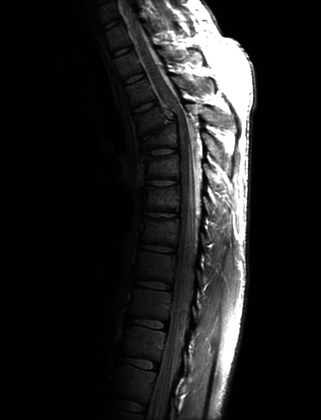
%> input picture Proj03-02/imagens/Fig0308(a)(fractured_spine).tif, 321 x 420 px, shrunk from 746 x 976 before the run
$ octave Proj03_1_b.m   (GNU Octave 9; MATLAB toolbox functions it lacks are replaced by stand-ins)
%> lines starting %> are read from the running program, lines starting %| are printed output that depends on the picture
% Zooming and Shrinking Images by bilinear.

clc;
clear all;
close all;

% Caminho do arquivo que deverá ser modificado
path = '/Users/wlisboa/Documents/Documentos VBox /Mestrado/PDI/Trabalhos/Proj03-01/imagens/Fig0308(a)(fractured_spine).tif';

I = imread(path);     % Imagem de entrada
%> I is the input picture: size 420x321 uint8; min 0, max 255, mean 32.6
%Extraindo o número de linhas(N) e colunas(M) da imagem original
[M, N] = size(I)
%> M = 420; N = 321

c = input('Entre com o valor da constante, c = ');
%> the answer given: 3
lamb = input('Entre com o valor da constante, lambda = ');
%> the answer given: 3


%Calculando os níveis de cinza para imagem
I_out = zeros(M,N);
for m = 1:M
    for n = 1:N
        d=double(I(m,n));
        I_out(m,n) = c.*(d.^lamb);
    end
end
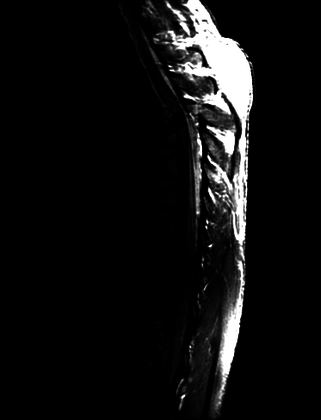
%> I_out: size 420x321 double; min 0, max 49744125, mean 3274663.4; drawn with min black and max white

imshow(I);title('Imagem de entrada');
figure;imshow(I_out,[]);title('Imagem de saida');
imwrite(I_out,'/Users/wlisboa/Documents/Documentos VBox /Mestrado/PDI/Trabalhos/Proj03-01/imagens/Fig0308(a)pow.tif');
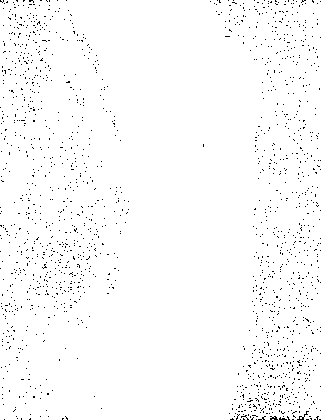
%> saved as Fig0308(a)pow.tif: size 420x321 uint8; 98.2% white; black in thin lines or dots
